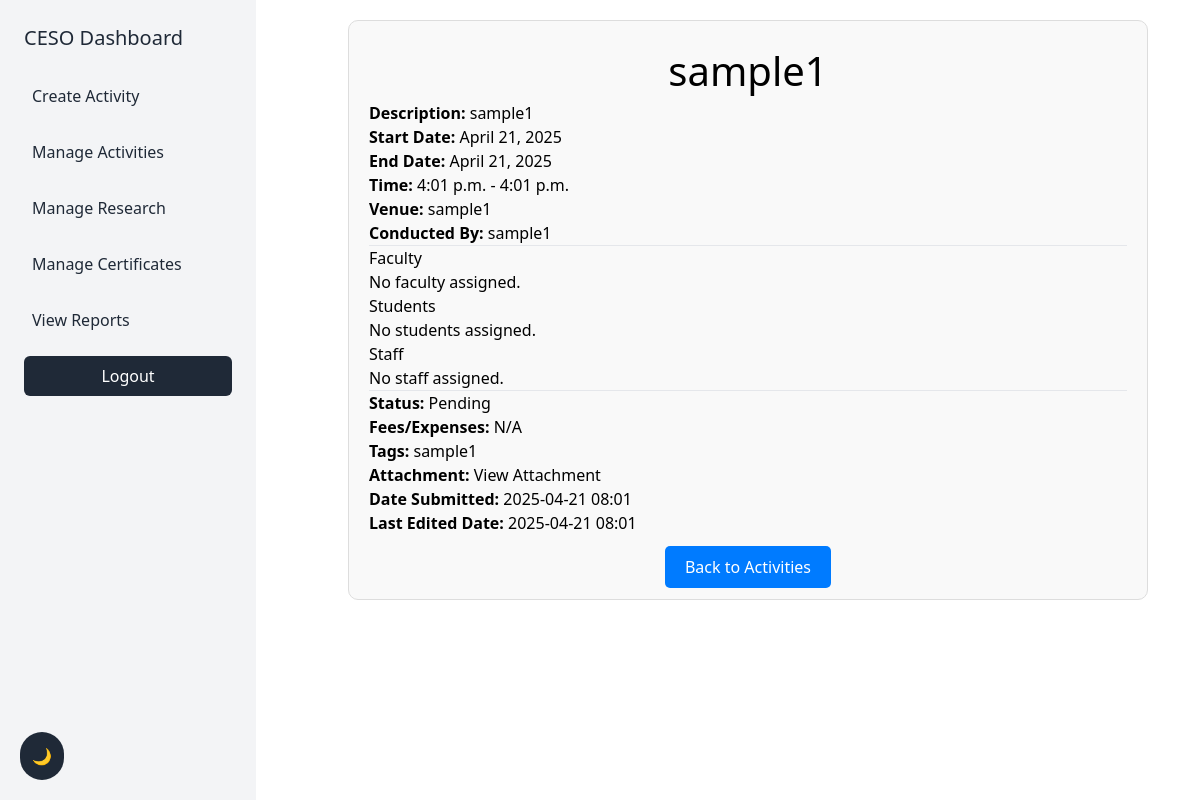
Page /activities/4/ (signed in) on the committed database.
### core/models.py (models this page shows, shortened)
class Activity(models.Model):
    STATUS_CHOICES = [
        ('Ongoing', 'Ongoing'),
        ('Pending', 'Pending'),
        ('Completed', 'Completed'),
    ]
    title = models.CharField(max_length=200)
    description = models.TextField()
    start_date = models.DateField()
    end_date = models.DateField()
    start_time = models.TimeField()
    end_time = models.TimeField()
    venue = models.CharField(max_length=200)
    conducted_by = models.CharField(max_length=200)
    faculty = models.ManyToManyField(User, related_name='activity_faculty')
    students = models.ManyToManyField(User, related_name='activity_students')
    staff = models.ManyToManyField(User, related_name='activity_staff')
    attachment = models.FileField(upload_to='activity_attachments/', null=True, blank=True)
    date_submitted = models.DateTimeField(auto_now_add=True)
    last_edited_date = models.DateTimeField(auto_now=True)
    status = models.CharField(max_length=20, choices=STATUS_CHOICES, default='Pending')
    fees_expenses = models.DecimalField(max_digits=10, decimal_places=2, null=True, blank=True)
    tags = models.CharField(max_length=255, null=True, blank=True)
    archived = models.BooleanField(default=False)
    is_archived = models.BooleanField(default=False)

### core/views.py (the view)
# urls.py: path('activities/<int:pk>/', views.view_activity, name='view_activity'),
@login_required
def view_activity(request, pk=None, id=None):
    key = pk or id
    activity = get_object_or_404(Activity, pk=key)
    faculties = activity.faculty.all()
    students = activity.students.all()
    staff = activity.staff.all()
    context = {
        'activity': activity,
        'faculties': faculties,
        'students': students,
        'staff': staff,
    }
    return render(request, 'view_activity.html', context)

### templates/view_activity.html (shortened to what this page needs)
{% extends "cesostaff_base.html" %}
{% block content %}
<div class="container" style="max-width: 800px; margin: 20px auto; padding: 20px; border: 1px solid #ddd; border-radius: 10px; background: #f9f9f9; color: black;">
    <h1 style="text-align: center; font-size: 30pt;">{{ activity.title }}</h1>
    <p><strong>Description:</strong> {{ activity.description }}</p>
    <p><strong>Start Date:</strong> {{ activity.start_date }}</p>
    <p><strong>End Date:</strong> {{ activity.end_date }}</p>
    <p><strong>Time:</strong> {{ activity.start_time }} - {{ activity.end_time }}</p>
    <p><strong>Venue:</strong> {{ activity.venue }}</p>
    <p><strong>Conducted By:</strong> {{ activity.conducted_by }}</p>
    <hr>
    <h3>Faculty</h3>
    {% if faculties %}
        <ul>
        {% for faculty in faculties %}
            <li>{{ faculty.get_full_name|default:faculty.username }}</li>
        {% endfor %}
        </ul>
    {% else %}
        <p>No faculty assigned.</p>
    {% endif %}
    <h3>Students</h3>
    {% if students %}
        <ul>
        {% for student in students %}
            <li>{{ student.get_full_name|default:student.username }}</li>
        {% endfor %}
        </ul>
    {% else %}
        <p>No students assigned.</p>
    {% endif %}
    <h3>Staff</h3>
    {% if staff %}
        <ul>
        {% for member in staff %}
            <li>{{ member.get_full_name|default:member.username }}</li>
        {% endfor %}
        </ul>
    {% else %}
        <p>No staff assigned.</p>
    {% endif %}
    <hr>
    <p><strong>Status:</strong> {{ activity.status }}</p>
    <p><strong>Fees/Expenses:</strong> {{ activity.fees_expenses|default:"N/A" }}</p>
    <p><strong>Tags:</strong> {{ activity.tags|default:"N/A" }}</p>
    <p><strong>Attachment:</strong>
        {% if activity.attachment %}
            <a href="{{ activity.attachment.url }}" target="_blank">View Attachment</a>
        {% else %}
            No Attachment
        {% endif %}
    </p>
    <p><strong>Date Submitted:</strong> {{ activity.date_submitted|date:"Y-m-d H:i" }}</p>
    <p><strong>Last Edited Date:</strong> {{ activity.last_edited_date|date:"Y-m-d H:i" }}</p>
    <div style="text-align: center; margin-top: 20px;">
        <a href="{% url 'manage_activities' %}" style="background-color: #007BFF; color: white; padding: 10px 20px; text-decoration: none; border-radius: 5px;">Back to Activities</a>
    </div>
</div>
{% endblock %}

### rows in the picture
Activity: title "sample1", description "sample1", start_date "April 21, 2025", end_date "April 21, 2025", start_time "4:01 p.m.", end_time "4:01 p.m.", venue "sample1", conducted_by "sample1", status "Pending", fees_expenses "N/A", tags "sample1", date_submitted "2025-04-21 08:01", last_edited_date "2025-04-21 08:01"
